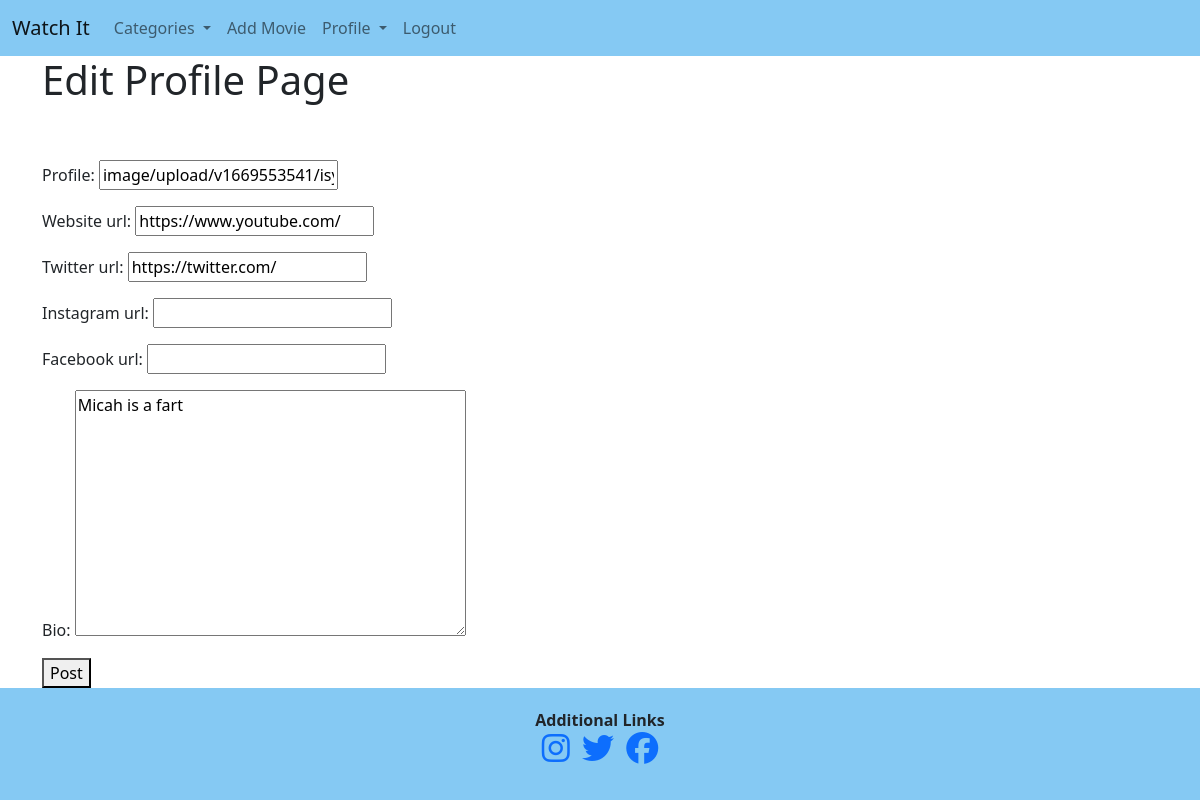
Before: /members/6/edit_profile_page/ (signed in) with the older database file.
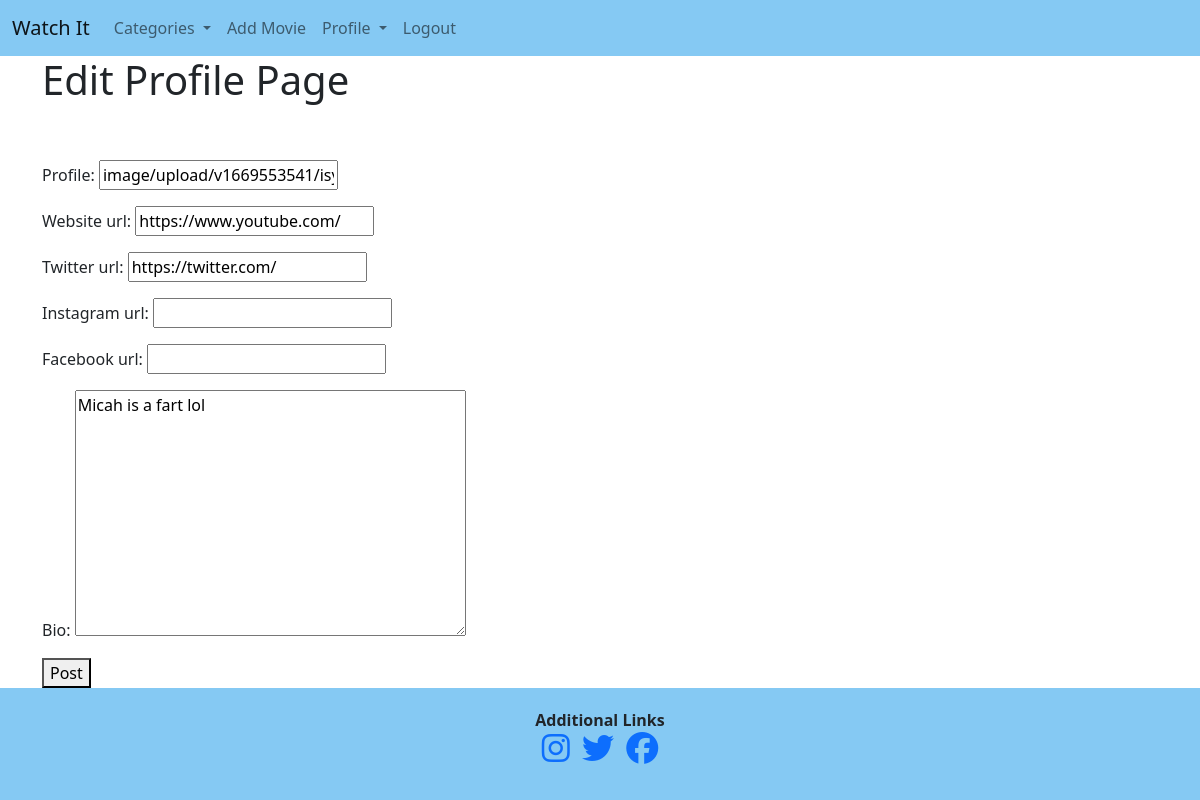
After: the same page with the newer database file.
### watchit/models.py (models this page shows, shortened)
class Profile(models.Model):
    user = models.OneToOneField(User, null=True, on_delete=models.CASCADE)
    bio = models.TextField()
    profile_pic = CloudinaryField('profile', default='default')
    website_url = models.CharField(max_length=255, blank=True, null=True)
    twitter_url = models.CharField(max_length=255, blank=True, null=True)
    instagram_url = models.CharField(max_length=255, blank=True, null=True)
    facebook_url = models.CharField(max_length=255, blank=True, null=True)

### members/views.py (the view)
# urls.py: path('<int:pk>/edit_profile_page/', EditProfilePageView.as_view(), name="edit-profile-page"),
class EditProfilePageView(generic.UpdateView):
    model = Profile
    template_name = 'registration/edit_profile_page.html'
    fields = ['profile_pic', 'website_url', 'twitter_url', 'instagram_url', 'facebook_url', 'bio']
    success_url = reverse_lazy('home')

### members/templates/registration/edit_profile_page.html (shortened to what this page needs)
{% extends 'base.html' %}
{% block content %}
{% if user.is_authenticated %}
    {% if user.id == profile.user.id %}
        <h1>Edit Profile Page</h1>
        <br/><br/>
        <div class="form-group">
            <form method="POST" enctype="multipart/form-data">
                {{ form.as_p }}
                <button>Post</button>
        </div>
    {% else %}
    <h2>You are not the correct user to edit this page</h2>
    {% endif %}
{% else %}
<h2>Please Sign in to Edit your profile</h2>
{% endif %}
{% endblock %}

### watchit/templates/base.html (shortened to what this page needs)
{% load static %}
<!doctype html>
<html lang="en">
<head>
    <link href="https://cdn.jsdelivr.net/npm/bootstrap@5.2.2/dist/css/bootstrap.min.css" rel="stylesheet">
    <link rel="stylesheet" href="{% static 'css/style.css' %}">
    </head>
<body>
    <nav class="navbar navbar-expand-lg bg-light" id="navBarStyle">
        <div class="container-fluid">
          <a class="navbar-brand" href="{% url 'home' %}">Watch It</a>
          <div class="collapse navbar-collapse" id="navbarSupportedContent">
            <ul class="navbar-nav me-auto mb-2 mb-lg-0">
              <li class="nav-item dropdown">
                <a class="nav-link dropdown-toggle" href="#" id="navbarDropdown" role="button" data-toggle="dropdown" aria-haspopup="true" aria-expanded="false">
                  Categories
                </a>
              </li>
              {% if user.is_authenticated %}
              <li class="nav-item">
                <a class="nav-link" href="{% url 'add-movie' %}">Add Movie</a>
              </li>
              <li class="nav-item dropdown">
                <a class="nav-link dropdown-toggle" href="#" id="navbarDropdown" role="button" data-toggle="dropdown" aria-haspopup="true" aria-expanded="false">
                  Profile
                </a>
              </li>
              <li class="nav-item">
                <a class="nav-link" href="{% url 'logout' %}">Logout</a>
              </li>
              {% endif %}
            </ul>
          </div>
        </div>
      </nav>
    <div class="container">
    {% block content %}
    {% endblock %}
    </div>
    <section id="section-contact">
        <div class="container-fluid">
            <div class="justify-content-center">
                <div class="col-md-12 text-center">
                    <strong>Additional Links</strong>
                    <div class="col-md-12 d-flex justify-content-center">
                    <ul class="list-unstyled">
                        <li class="list-inline-item">
                          <a href="https://www.instagram.com/?hl=en" target="_blank"><i class="fab fa-instagram fa-2x"></i></a>
                      </li>
                      <li class="list-inline-item">
                          <a href="ttps://twitter.com/" target="_blank"><i class="fab fa-twitter fa-2x"></i></a>
                      </li>
                      <li class="list-inline-item">
                          <a href="https://www.facebook.com/" target="_blank"><i class="fab fa-facebook fa-2x"></i></a>
                      </li>
                      </ul>
                    </div>
                </div>
            </div>
        </div>
    </section>
</body>
</html>

### watchit/static/css/style.css (style rules this page uses)
body { word-wrap: break-word; }
#section-contact { background-color: rgba(52, 165, 235, .6)!important; padding: 20px; }
#navBarStyle, #watchItInfo { background-color: rgba(52, 165, 235, .6)!important; }

Changed rows visible on the page:
changed Profile "image/upload/v1669553541/isyztr95dq0yshqmbiac.png": bio "Micah is a fart" → "Micah is a fart lol"
